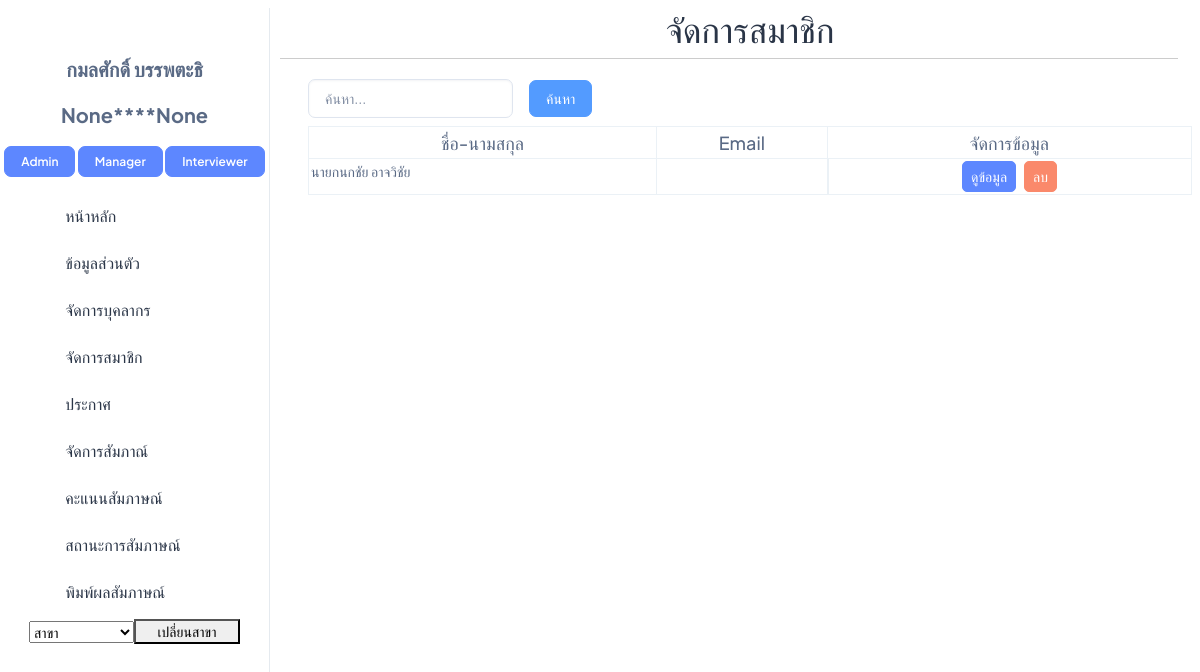
Before: /Manage_User (signed in) with the older database file.
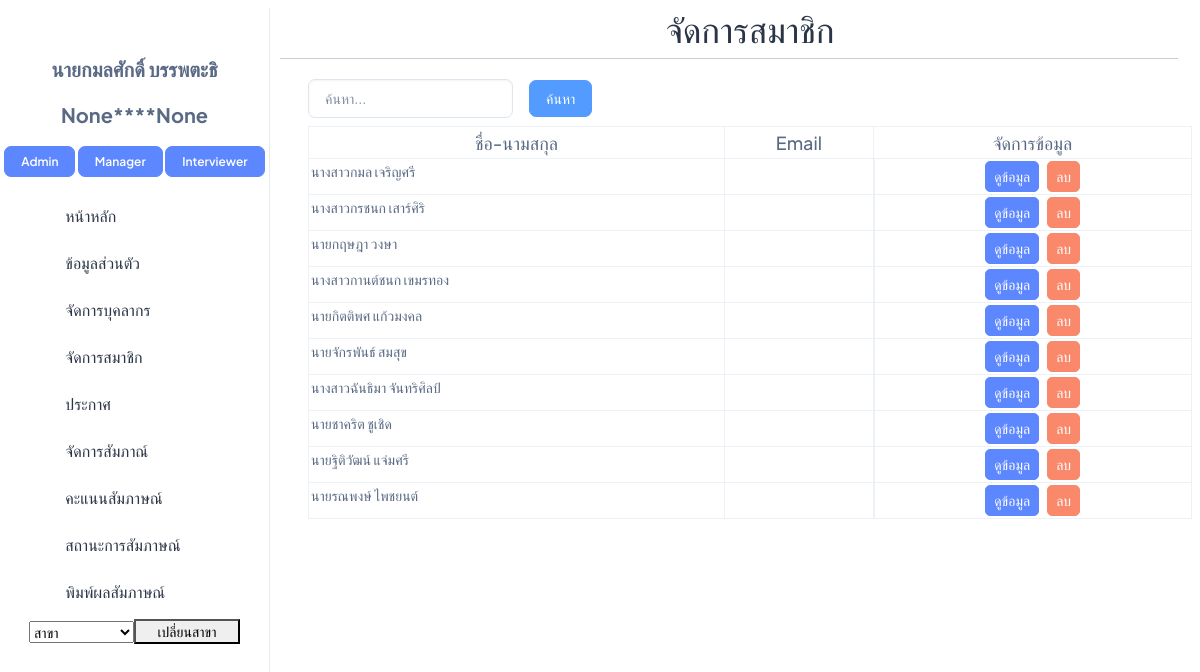
After: the same page with the newer database file.
### interview/models.py (models this page shows, shortened)
class User(AbstractBaseUser, PermissionsMixin):
    email = models.EmailField(unique=True)
    username = models.CharField(max_length=30, unique=True)
    first_name = models.CharField(max_length=100)
    last_name = models.CharField(max_length=100)
    gender = models.CharField(max_length=20)
    address = models.CharField(max_length=400)
    postcode = models.CharField(max_length=20)
    phone_number = models.CharField(max_length=10)
    citizen_id = models.CharField(max_length=13,unique=True,blank=True,null=True)
    birth_date = models.DateField(blank=True,null=True)
    date_joined = models.DateTimeField(default=timezone.now)
    is_active = models.BooleanField(default=True)
    is_staff = models.BooleanField(default=False)
    objects = CustomUserManager()
    USERNAME_FIELD = 'username'
    EMAIL_FIELD = 'email'
    REQUIRED_FIELDS = ['email']

class Role(models.Model):
    DEFAULT_ROLES = ['Admin', 'Manager','Interviewer', 'Student']
    name = models.CharField(max_length=50, default=DEFAULT_ROLES[0], choices=[(role, role) for role in DEFAULT_ROLES])
    users = models.ManyToManyField(User, related_name='roles', blank=True)
    TemporaryUser = models.ManyToManyField(TemporaryUser, related_name='roles', blank=True)
    def __str__(self):
        return self.name

class TemporaryUser(models.Model):
    citizen_id = models.CharField(max_length=13, unique=True)
    first_name = models.CharField(max_length=100)
    last_name = models.CharField(max_length=100)
    phone_number = models.CharField(max_length=20, null=True, blank=True)
    birth_date = models.DateField()
    password = models.CharField(max_length=128, blank=True)

### interview/views.py (the view)
# urls.py: path('Manage_User', Manage_User, name='Manage_User'),
@login_required
@user_passes_test(is_Manager)
def Manage_User(request):
    myuser_id = request.session.get('myuser_id')
    users = TemporaryUser.objects.all()
    faculty_all = Faculty.objects.filter(users=myuser_id)
    majors = Major.objects.filter(default_manager=myuser_id)
    major_from_session = request.session.get('major')
    if  major_from_session:
        users = User.objects.filter(roles__name='Student',major__major=major_from_session)
        return render(request,'manager/Manage_User.html',{'users': users,"s_major":major_from_session,'faculty_all':faculty_all,'majors':majors})
    return render(request,'manager/Manage_User.html',{'users': users,'faculty_all':faculty_all,'majors':majors,})

### interview/models.py (called while the page is built)
    def __str__(self) -> str:
        return f"{self.faculty}"

    def __str__(self) -> str:
        return f"{self.major}"

    def __str__(self):
        return self.round_name

### interview/views.py (called while the page is built)
def is_Manager(user):
    if isinstance(user, User):
        return user.roles.filter(name='Manager').exists()
    else:
        return False

### interview/templates/manager/Manage_User.html (shortened to what this page needs)
{% extends 'manager/base/n_base.html' %}
{% load static %}
{% block css_js %}
<link rel="stylesheet" href="{% static 'css/manager_css/Manage_User.css' %}" />
{% endblock %}
{% block topic %}
<h1 class="text-3xl text-gray-100 mt-2 text-center">จัดการสมาชิก</h1>
{% endblock %}
{% block content %}
<div class="pt-14 px-2">
    <div class="d-flex justify-content-between mb-2">
        <div class="d-flex flex-row flex-nowrap">
            <form action="{% url 'search_user' %}" method="post" class="w-100 d-flex flex-row align-items-center">
                <input class="form-control me-2" type="search" name="search" id="" placeholder="ค้นหา..." style="flex-grow: 1; min-width: 0;">
                <button class="btn btn-info mx-2" type="submit">ค้นหา</button>
            </form>
        </div>
    </div>
    <table class="table table-bordered table-hover">
        <thead class="thead-dark">
            <tr>
                <th class="text-center fs-5 fw-medium">ชื่อ-นามสกุล</th>
                <th class="text-center fs-5 fw-medium">Email</th>
                <th class="text-center fs-5 fw-medium">จัดการข้อมูล</th>
            </tr>
        </thead>
        <tbody>
            {% for user in users %}
            <tr>
                <td>{{ user.first_name }} {{ user.last_name }}</td>
                <td>{{ user.email }}</td>
                <td class="d-flex justify-content-center">
                    <a class="btn btn-primary btn-sm fs-3 mx-1" href="javascript:void(0);" onclick="display_popup
                        ('{{ user.id }}',
                        '{{ user.first_name }}',
                        '{{ user.last_name }}',
                        '{{user.birth_date}}',
                        '{{user.roles.all}}',
                        '{{user.email}}','{% for round in user.rounds_participated.all %}{{ round.major }}{% if not forloop.last %}, {% endif %}{% endfor %}',
                        '{% for round in user.rounds_participated.all %}{{ round.major.faculty.faculty }}{% if not forloop.last %}, {% endif %}{% endfor %}',
                        '{{ user.rounds_participated.all|join:',' }}',
                        '{{user.phone_number}}',
                        '{{user.address}}',
                        '{{user.postcode}}',)">ดูข้อมูล</a>
                    <a class="btn btn-danger btn-sm fs-3 mx-1" href="delete_User_in_manager/{{user.id}}">ลบ</a>
                </td>
            </tr>
            {% endfor %}
        </tbody>
    </table>
</div>
{% endblock %}

### interview/templates/manager/base/n_sidebar.html (shortened to what the changed rows need)
<!DOCTYPE html>
<html lang="en">
    <head>
        {% load static %}
        <link rel="stylesheet" href="{% static 'css/styles.min.css' %}" />
      </head>
<body>
<aside class="left-sidebar position-fixed">
    <div>
        {% if user.is_authenticated %}
        <a href="{% url 'log_out' %}">
            <i class="ti ti-logout fs-8 text-danger"style="display: block; text-align: center;"></i>
        </a>
        <p class="text-center pt-3 fw-bolder fs-6 text-muted">{{ user.first_name }} {{ user.last_name }}</p>
        <p class="text-center fw-bolder fs-6 text-muted">{{ user.citizen_id|slice:":4" }}****{{ user.citizen_id|slice:"-3:" }}</p>
        <div class="text-center">
            {% for role in user.roles.all %}
                {% if role.name == 'Admin' %}
                <a href="{% url 'Admin_page' %}" class="btn btn-primary fs-2 fw-semibold lh-sm">Admin</a>
                {% endif %}
                {% if role.name == 'Manager' %}
                <a href="{% url 'Manager_page' id=user.id %}" class="btn btn-primary fs-2 fw-semibold lh-sm">Manager</a>
                {% endif %}
                {% if role.name == 'Interviewer' %}
                <a href="{% url 'Interviewer_page' %}" class="btn btn-primary fs-2 fw-semibold lh-sm">Interviewer</a>
                {% endif %}
            {% endfor %}
        </div>
        {% endif %}
      </div>
  </aside>
</body>
</html>

Changed rows visible on the page:
removed TemporaryUser: first_name "นายกนกชัย", last_name "อาจวิชัย"
changed User "บรรพตะธิ": first_name "กมลศักดิ์" → "นายกมลศักดิ์"
added TemporaryUser: first_name "นางสาวกมล", last_name "เจริญศรี"
added TemporaryUser: first_name "นางสาวกรชนก", last_name "เสาร์ศิริ"
added TemporaryUser: first_name "นายกฤษฎา", last_name "วงษา"
added TemporaryUser: first_name "นางสาวกานต์ชนก", last_name "เขมรทอง"
added TemporaryUser: first_name "นายกิตติพศ", last_name "แก้วมงคล"
added TemporaryUser: first_name "นายจักรพันธ์", last_name "สมสุข"
added TemporaryUser: first_name "นางสาวฉันธิมา", last_name "จันทริศิลป์"
added TemporaryUser: first_name "นายชาคริต", last_name "ชูเชิด"
added TemporaryUser: first_name "นายฐิติวัฒน์", last_name "แจ่มศรี"
added TemporaryUser: first_name "นายรณพงษ์", last_name "ไพชยนต์"
